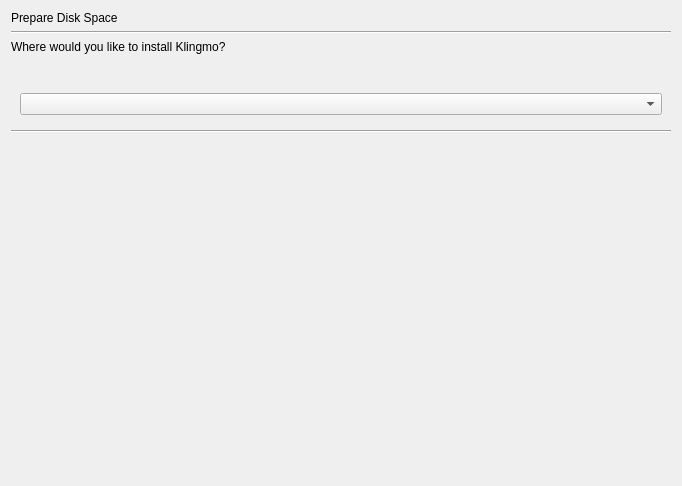
<?xml version="1.0" encoding="UTF-8"?>
<ui version="4.0">
 <class>Form</class>
 <widget class="QWidget" name="Form">
  <property name="geometry">
   <rect>
    <x>0</x>
    <y>0</y>
    <width>682</width>
    <height>486</height>
   </rect>
  </property>
  <property name="windowTitle">
   <string>Form</string>
  </property>
  <layout class="QVBoxLayout" name="verticalLayout">
   <item>
    <widget class="QLabel" name="part_auto_heading_label">
     <property name="text">
      <string>Prepare Disk Space</string>
     </property>
    </widget>
   </item>
   <item>
    <widget class="Line" name="line_4">
     <property name="orientation">
      <enum>Qt::Horizontal</enum>
     </property>
    </widget>
   </item>
   <item>
    <widget class="QLabel" name="part_auto_comment_label">
     <property name="text">
      <string>Where would you like to install Klingmo?</string>
     </property>
    </widget>
   </item>
   <item>
    <widget class="QWidget" name="autopart_selection_frame" native="true">
     <layout class="QVBoxLayout" name="_2"/>
    </widget>
   </item>
   <item>
    <widget class="QWidget" name="widget" native="true">
     <property name="sizePolicy">
      <sizepolicy hsizetype="Preferred" vsizetype="Preferred">
       <horstretch>0</horstretch>
       <verstretch>0</verstretch>
      </sizepolicy>
     </property>
     <layout class="QHBoxLayout" name="horizontalLayout">
      <item>
       <widget class="QComboBox" name="part_auto_disk_box">
        <property name="sizePolicy">
         <sizepolicy hsizetype="Preferred" vsizetype="Fixed">
          <horstretch>0</horstretch>
          <verstretch>0</verstretch>
         </sizepolicy>
        </property>
       </widget>
      </item>
     </layout>
    </widget>
   </item>
   <item>
    <widget class="QWidget" name="barsFrame" native="true">
     <layout class="QVBoxLayout" name="verticalLayout_6">
      <property name="spacing">
       <number>0</number>
      </property>
      <property name="margin">
       <number>0</number>
      </property>
      <item>
       <widget class="Line" name="line_10">
        <property name="orientation">
         <enum>Qt::Horizontal</enum>
        </property>
       </widget>
      </item>
     </layout>
    </widget>
   </item>
   <item>
    <spacer name="verticalSpacer_7">
     <property name="orientation">
      <enum>Qt::Vertical</enum>
     </property>
     <property name="sizeHint" stdset="0">
      <size>
       <width>20</width>
       <height>411</height>
      </size>
     </property>
    </spacer>
   </item>
  </layout>
 </widget>
 <resources/>
 <connections/>
</ui>
